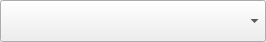
<?xml version="1.0" encoding="UTF-8"?>
<ui version="4.0">
 <class>DatabaseCombo</class>
 <widget class="QWidget" name="DatabaseCombo">
  <property name="geometry">
   <rect>
    <x>0</x>
    <y>0</y>
    <width>266</width>
    <height>42</height>
   </rect>
  </property>
  <property name="windowTitle">
   <string>Form</string>
  </property>
  <layout class="QVBoxLayout" name="verticalLayout">
   <property name="margin">
    <number>0</number>
   </property>
   <item>
    <widget class="QComboBox" name="_combo">
     <property name="minimumSize">
      <size>
       <width>0</width>
       <height>42</height>
      </size>
     </property>
    </widget>
   </item>
  </layout>
 </widget>
 <resources/>
 <connections/>
</ui>
